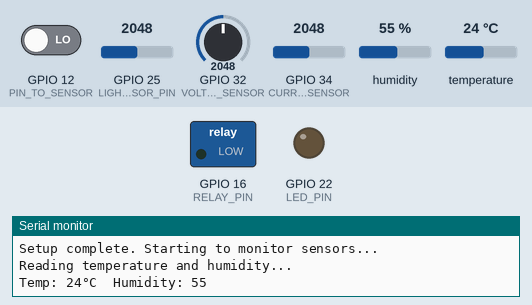
Simulated run of this sketch. Board: ESP32. Parts: switched loads named in the sketch (green lamp = pin HIGH), output pins drawn as LEDs (lit = HIGH), the last lines printed to the serial monitor. The test bench sets the inputs (shaded band); at power-on: temperature 24 °C, GPIO 25 (LIGHT_SENSOR_PIN) = 2048, GPIO 12 (PIN_TO_SENSOR) LOW, GPIO 32 (VOLTAGE_SENSOR) = 2048, GPIO 34 (CURRENT_SENSOR) = 2048, humidity 55 %.

Above: at 1.2 s.
1.3 s: temperature set to 27 °C
At 12.7 s:
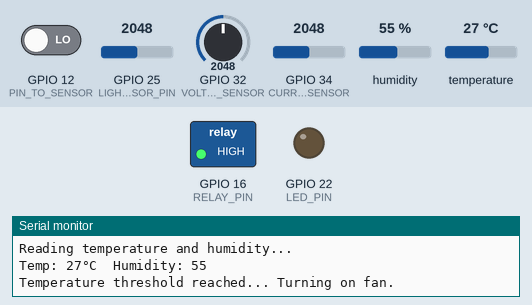
13.5 s: GPIO 25 (LIGHT_SENSOR_PIN) set to 551
19.5 s: GPIO 25 (LIGHT_SENSOR_PIN) set to 477
At 28.7 s:
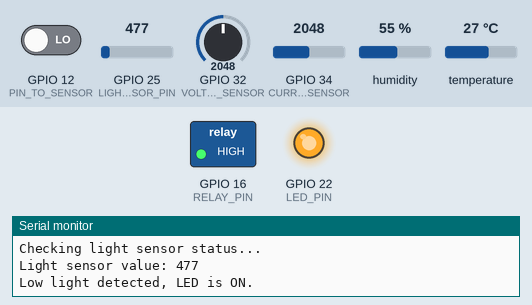
29.6 s: temperature set to 12 °C
At 37.0 s:
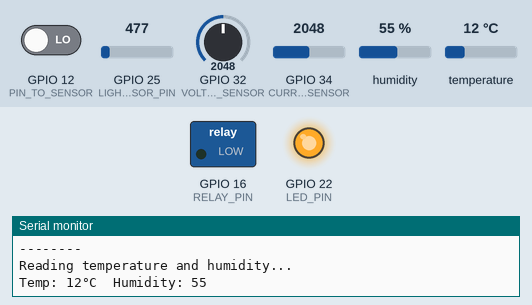
43.6 s: temperature set to 28 °C
At 48.6 s:
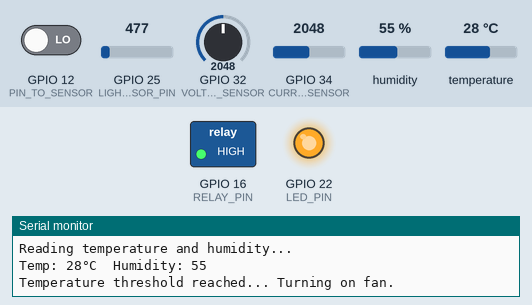
Timing chart, 0 to 50.1 s (numbered marks = the images above; inputs shaded):
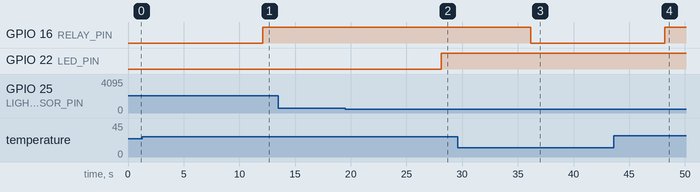

Measured:
- the behaviour switches between 25 and 26 °C on temperature (found by bisection; images 0 and 1)
- the behaviour switches between 500 and 499 on GPIO 25 (LIGHT_SENSOR_PIN) (found by bisection; images 1 and 2)
- after the input at 1.3 s, GPIO 16 (RELAY_PIN): LOW → HIGH after 10.8 s
- after the input at 19.5 s, GPIO 22 (LED_PIN): LOW → HIGH after 8.6 s
- after the input at 29.6 s, GPIO 16 (RELAY_PIN): HIGH → LOW after 6.6 s
- after the input at 43.6 s, GPIO 16 (RELAY_PIN): LOW → HIGH after 4.6 s

The sketch:

FullCode.ino
```cpp
#include <DFRobot_DHT11.h>
DFRobot_DHT11 DHT;
#define DHT11_PIN 4           // DHT11 sensor pin
#define PIN_TO_SENSOR 12     // Motion sensor pin
#define LIGHT_SENSOR_PIN 25   // Light sensor pin
#define LED_PIN 22            // LED pin
#define ANALOG_THRESHOLD 500  // Light sensor threshold
#define VOLTAGE_SENSOR 32     // Voltage sensor pin
#define CURRENT_SENSOR 34     // Current sensor pin
#define RELAY_PIN 16          // Relay Pin

int pinStateCurrent = LOW;
int pinStatePrevious = LOW;

void setup() {
  Serial.begin(115200);

  // DHT11 setup
  DHT.read(DHT11_PIN);

  // 2 channel relay setup
  pinMode(RELAY_PIN, OUTPUT);

  // Motion sensor setup
  pinMode(PIN_TO_SENSOR, INPUT);

  // Light sensor and LED setup
  analogSetAttenuation(ADC_11db);
  pinMode(LED_PIN, OUTPUT);

  // Initial message
  Serial.println("Setup complete. Starting to monitor sensors...");
}

void loop() {
  // Temperature and Humidity
  DHT.read(DHT11_PIN);
  Serial.println("Reading temperature and humidity...");
  Serial.print("Temp: ");
  Serial.print(DHT.temperature);
  Serial.print("°C  Humidity: ");
  Serial.println(DHT.humidity);

  if(DHT.temperature > 25){
    Serial.println("Temperature threshold reached... Turning on fan.");
    digitalWrite(RELAY_PIN, HIGH);
  }
  else{
    digitalWrite(RELAY_PIN, LOW);
  }

  delay(2000);

  // Motion Sensor and Camera
  Serial.println("Checking motion sensor status...");
  pinStatePrevious = pinStateCurrent;
  pinStateCurrent = digitalRead(PIN_TO_SENSOR);

  if (pinStatePrevious == LOW && pinStateCurrent == HIGH) {
    Serial.println("Motion detected!");
    Serial.println("Check Camera");
  } else if (pinStatePrevious == HIGH && pinStateCurrent == LOW) {
    Serial.println("Motion stopped!");
  } else {
    Serial.println("No motion change detected.");
  }

  delay(2000);

  // Light Sensor and LED
  Serial.println("Checking light sensor status...");
  int analogValue = analogRead(LIGHT_SENSOR_PIN);
  Serial.print("Light sensor value: ");
  Serial.println(analogValue);

  if (analogValue < ANALOG_THRESHOLD) {
    digitalWrite(LED_PIN, HIGH);
    Serial.println("Low light detected, LED is ON.");
  } else {
    digitalWrite(LED_PIN, LOW);
    Serial.println("Sufficient light, LED is OFF.");
  }

  delay(2000);

  // Energy Meter
  int currentValue = analogRead(CURRENT_SENSOR);
  int voltageValue = analogRead(VOLTAGE_SENSOR);

  // Get the analog value of the two pins
  Serial.print("The current analog value is: ");
  Serial.println(currentValue);
  Serial.print("The voltage analog value is: ");
  Serial.println(voltageValue);

  delay(1000);

  Serial.println("");
  Serial.println("--------");
  Serial.println("");

  // Convert the analog value into current and voltage
  float currentReading = (currentValue * (0.22 / 4095)); // Current in milleamperes
  float voltageReading = voltageValue * 3.3 / 4095; // Voltage in volts

  Serial.print("Current Reading (mA): ");
  Serial.println(currentReading);
  Serial.print("Voltage Reading (V): ");
  Serial.println(voltageReading);

  Serial.println("");
  Serial.println("--------");
  Serial.println("");

  delay(1000);

  // Convert the current and voltage into power
  float power = voltageReading * currentReading; // Measured power in millewatts

  Serial.print("Measured Power (mW): ");
  Serial.println(power);

  Serial.println("");
  Serial.println("--------");
  Serial.println("");

  delay(1000);

  // Simulate appliance power with 1500W maximum scaling
  float maxVoltage = 3.3;     // Maximum measurable voltage (based on sensor)
  float maxCurrent = 0.22;    // Maximum measurable current in milleamperes
  float maxPower = maxVoltage * maxCurrent; // Maximum sensor power (mW)

  float scale = 1500 / maxPower;           // Scale to reach 1500W at max sensor output
  float simulatedPower = power * scale;   // Dynamically adjust power based on scale

  Serial.print("Simulated Appliance Power (W): ");
  Serial.println(simulatedPower);

  Serial.println("");
  Serial.println("--------");
  Serial.println("");

  delay(3000);
}
```
